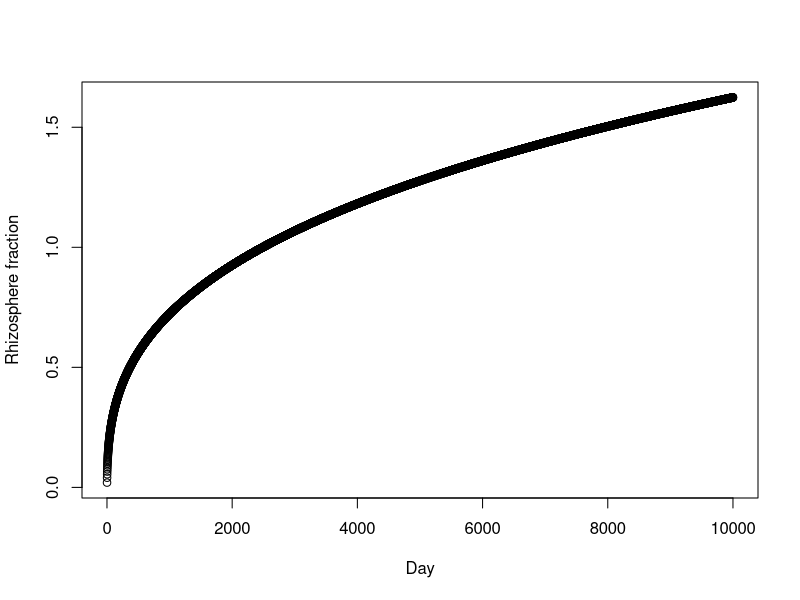
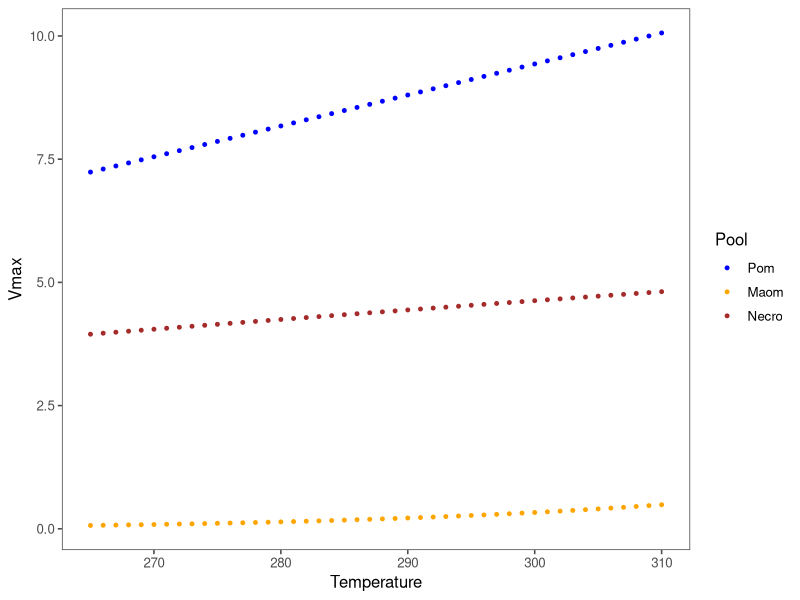
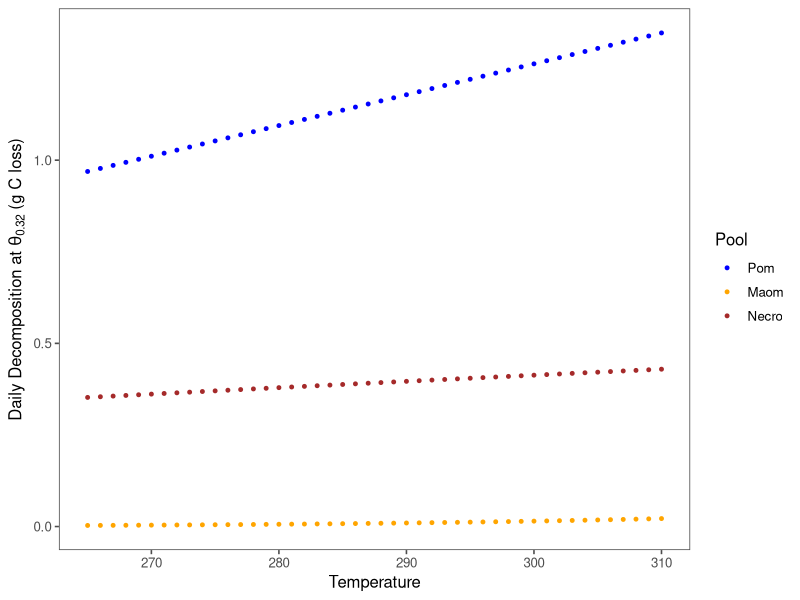
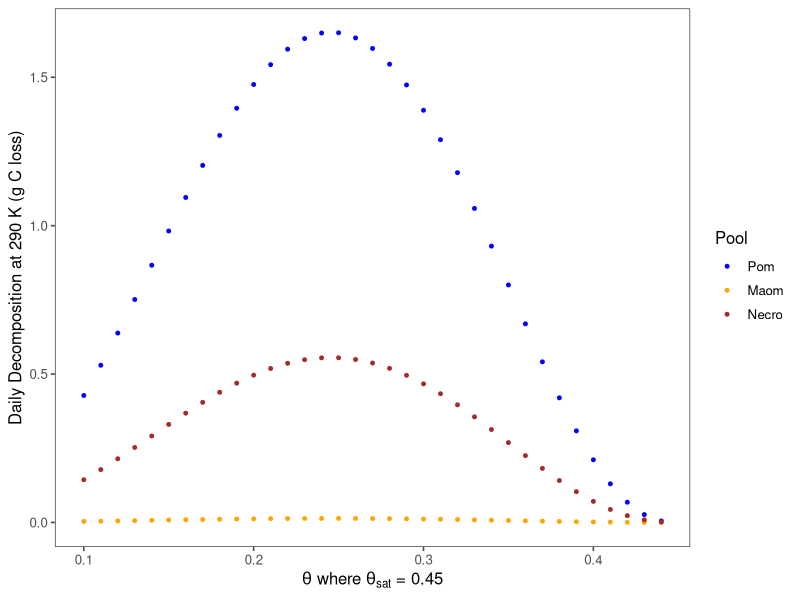
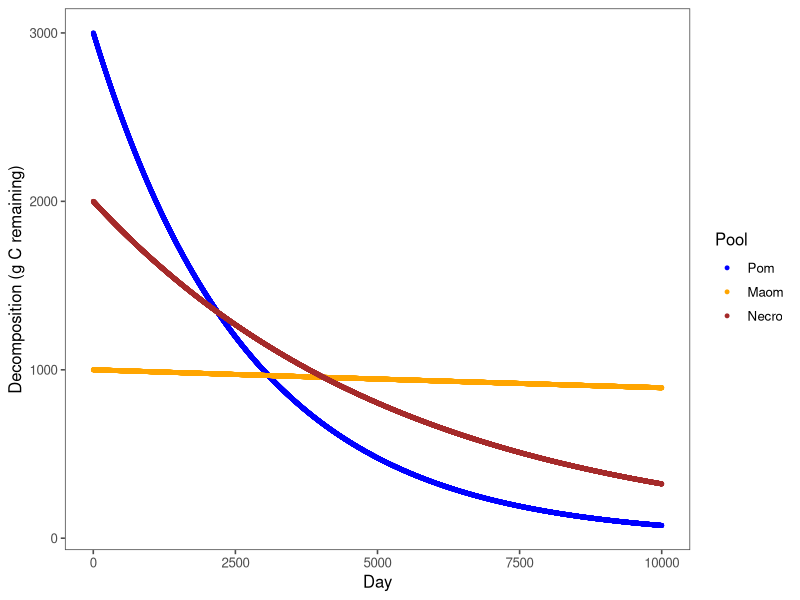
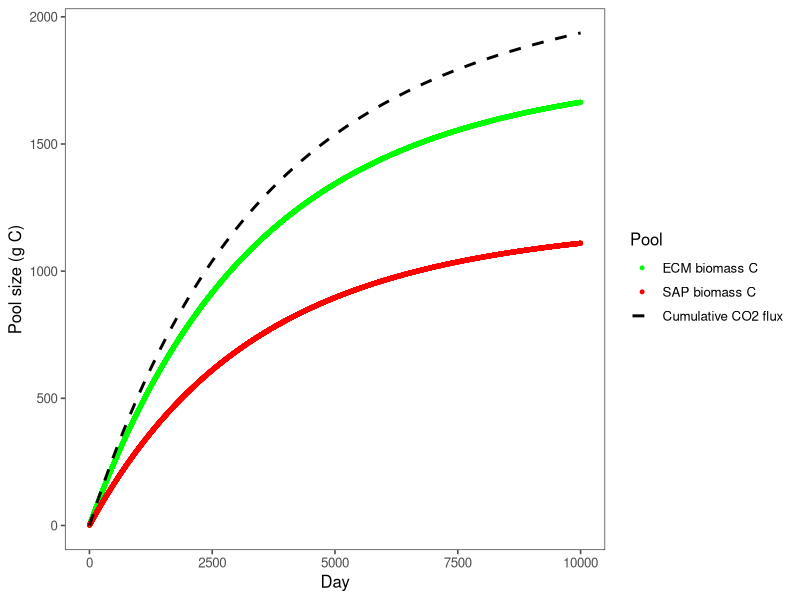

The R script that drew these images, in order:
## ---- chunk 1

# load packages and set random seed
packages <- c("ggplot2", "ggthemes", "scales")
#lapply(packages, install.packages, character.only = TRUE)
lapply(packages, library, character.only = TRUE)
set.seed(35)
## ---- chunk 2

# initial C pool sizes - p = pom, m = maom, n = necromass
cpools <- data.frame(
                    "bulkpc" = 3,        # bulk C pool size
                    "bulkmc" = 1,        # 
                    "bulknc" = 2,        #
                    "ecmmbc" = 0.001,    # ECM microbial biomass C pool size
                    "sapmbc" = 0.001,    # SAP microbial biomass C pool size
                    "cumco2" = 0         # cumulative CO2 flux
)
  
# daily temperature (temp) and vwc (theta)
dat <- data.frame(
                  "day"  = c(1:10000),
                  "temp" = rnorm(10000, 296, 0), 
                  "theta"= rnorm(10000, 0.33, 0)
)
head(dat)
## ---- chunk 3
# set parameters
theta <- 0.32                          # volumetric water content (vwc)
thetasat <- 0.45                       # vwc at field capacity
minrhiz <- 0.02                        # min fraction of soil that is rhizosphere
maxrhiz <- 0.5                         # max fraction of soil that is rhizosphere
startday <- 1                          # day to start
endday <- 365                          # day to end
yrtoday <- 1/365                       # conversion factor for year to daily step
chem_types <- c('Pom','Maom','Necro')  # pool names
params <- data.frame(
                    "Vmaxref_Pom" = 9.0,              # relative max decomp rate
                    "Vmaxref_Maom" = 0.25,            # ''
                    "Vmaxref_Necro"= 4.5,             # ''
                    "Ea_Pom" = 5e3,                   # enzyme affinity
                    "Ea_Maom" = 30e3,                 # ''
                    "Ea_Necro"= 3e3,                  # ''
                    "kC_Pom" = 0.01,                  # Michaelis constant
                    "kC_Maom" = 0.01,                 # ''
                    "kC_Necro"= 0.01,                 # ''
                    
                    "gas_diffusion_exp" = 0.6,        # not used
                    "minNecrobeC" = 1e-3,             # not used
                    "Tmic"= 0.25,                     # not used
                    "et" = 0.6,                       # not used
                    
                    "eup_Pom" = 0.6,                  # C uptake efficiency
                    "eup_Maom"= 0.1,                  # ''
                    "eup_Necro" = 0.6,                # ''
                    "ecm_advantage" = 0.6,            # competitive advangtage of ECM
                    
                    "frac_N_turnover_min" = 0.2,      # not used
                    "protection_rate_Pom" = 0.7,      # not used
                    "protection_rate_Maom" = 0.001,   # not used
                    "protection_rate_Necro" = 4.0,    # not used
                    "nup_Pom" = 0.3,                  # not used
                    "nup_Maom" = 0.3,                 # not used
                    "nup_Necro" = 0.3,                # not used
                    "CN_Necrobe" = 7,                 # not used
                    "max_immobilization_rate" = 3.65, # not used
                    "substrate_diffusion_exp" = 1.5,  # not used
                    "new_resp_units" = TRUE,          # not used
                    "iN_loss_rate" = 5.0,             # not used
                    "frac_turnover_Maom" = 0.2        # not used
)
# replaced the following parameter after "eup_Necro":
#"tProtected" = 100.0,

params[,1:5]
## ---- chunk 4

# rhizosphere fraction of potted plant - function of day, scaled to min and max rhizosphere size
rhizfrac <- function(x) {
  expo <- 1/3
  frng <- c(startday ^ expo, endday ^ expo)
  rhizfrac <- x ^ expo 
  rhizfrac <- rescale(rhizfrac, to = c(minrhiz, maxrhiz), from = frng)
  return(rhizfrac)
}

# plot rhizosphere function
plot(rhizfrac(day) ~ day, data = dat, ylab = "Rhizosphere fraction", xlab = "Day")
## ---- chunk 5

# Vmax - function of temperature, the universal gas constant (J/mol.K), vmaxref, and affinity
Vmax <- function (T, params, Tref=293.15, Rugas=8.314472) {
  Vmax <- data.frame(
                    params[paste('Vmaxref_', chem_types, sep = '')] * 
                    exp(-params[paste('Ea_', chem_types, sep = '')] * (1.0 / (Rugas * T) - 1.0 / (Rugas * Tref)))
                    )
  names(Vmax) <- chem_types
  return(Vmax)
}

# calculate Vmax for a span of temperatures
t <- c(265:310)
vm <- data.frame(Pom = rep(0, length(t)), Maom = rep(0, length(t)), Necro = rep(0, length(t)))
for (i in 1:length(t)) {
  vm[i,] <- Vmax(t[i], params)[1,]
}
vm <- cbind(t, vm)

# plot vmax ~ temperature
vp <- ggplot(data = vm) +
      geom_point(aes(x = t, y = Pom, color = "blue"),
            alpha = 1,
            size = 1) +
      geom_point( aes(x = t, y = Maom, color = "orange"),
            alpha = 1,
            size = 1) +
      geom_point(aes(x = t, y = Necro, color = "brown"),
            alpha = 1,
            size = 1) +
     labs(y = "Vmax",
          x = "Temperature")+
     scale_color_identity(name = "Pool",
                          breaks = c("blue", "orange", "brown"),
                          labels = c("Pom", "Maom", "Necro"),
                          guide = "legend")
vp + theme_few()
## ---- chunk 6

# decomposition rate - function of Vmax, theta, thetasat, C pool size, mic. biomass, and year to day scalar
decomp <- function(T, theta, thetasat, cpools, params, yrtoday, Tref=293.15, Rugas=8.314472) {
   # Vmax * (theta scalar * c pools scaled by mic. biomass C) * annual to daily scalar
    (
      params[paste('Vmaxref_', chem_types, sep = '')] * 
      exp(-params[paste('Ea_', chem_types, sep = '')] * 
      (1.0 / (Rugas * T) - 1.0 / (Rugas * Tref)))
    ) * 
    (
    ((theta / thetasat) ^ 3) * ((1 - (theta / thetasat)) ^ 2.5) * 
      (cpools[, 1:3] * (((cpools[, 4] + cpools[, 5]) / cpools[, 1:3]) / ((cpools[, 4] + cpools[, 5]) / cpools[, 1:3]) + params[,7:9]))
    ) *
    yrtoday
}

# calculate decomp for a span temperatures
vm2 <- (vm[,1])
dec <- data.frame(
                  bulkpc= rep(0, length(vm2)), 
                  bulkmc = rep(0, length(vm2)), 
                  bulknc = rep(0, length(vm2))
                  )
for (i in 1:length(vm[,1])) {
  dec[i,] <- decomp(vm2[i],theta, thetasat, cpools, params, yrtoday, Tref=293.15, Rugas=8.314472)
}
dec <- cbind(vm$t, dec)
colnames(dec)[1] <- "t"

# plot decomp ~ temperature
dp <- ggplot(data = dec) +
      geom_point(aes(x = t, y = bulkpc * 1000, color = "blue"),
            alpha = 1,
            size = 1) +
      geom_point(aes(x = t, y = bulkmc * 1000, color = "orange"),
            alpha = 1,
            size = 1) +
       geom_point(aes(x = t, y = bulknc * 1000, color = "brown"),
            alpha = 1,
            size = 1) +
     labs(y = expression(paste("Daily Decomposition at ", 
                    theta[0.32],
                    " (g C loss)", sep = "")),
          x = "Temperature")+
     scale_color_identity(name = "Pool",
                          breaks = c("blue", "orange", "brown"),
                          labels = c("Pom", "Maom", "Necro"),
                          guide = "legend")
dp + theme_few()

# calcuate decomp ~ theta
th <- seq(0.1, 0.55, 0.01)
t <- rep(290, length(th))
decth <- data.frame(
                  bulkpc= rep(0, length(th)), 
                  bulkmc = rep(0, length(th)), 
                  bulknc = rep(0, length(th))
                  )
for (i in 1:length(th)) {
  decth[i,] <- decomp(t[i],th[i], thetasat, cpools, params, yrtoday, Tref=293.15, Rugas=8.314472)
}
decth <- cbind(th, decth)

# plots decomp ~ theta
dt <- ggplot(data = decth[1:35,]) +
      geom_point(aes(x = th, y = bulkpc * 1000, color = "blue"),
            alpha = 1,
            size = 1) +
      geom_point(aes(x = th, y = bulkmc * 1000, color = "orange"),
            alpha = 1,
            size = 1) +
       geom_point(aes(x = th, y = bulknc * 1000, color = "brown"),
            alpha = 1,
            size = 1) +
     labs(y = "Daily Decomposition at 290 K (g C loss)",
          x = expression(paste(theta, " where ", theta[sat], " = 0.45", sep = "")))+
     scale_color_identity(name = "Pool",
                          breaks = c("blue", "orange", "brown"),
                          labels = c("Pom", "Maom", "Necro"),
                          guide = "legend")
dt + theme_few()
## ---- chunk 7

# model loop
modcpools <- data.frame("bulkpc" = rep(0, length(dat[,1])), 
                        "bulkmc" = rep(0, length(dat[,1])),
                        "bulknc" = rep(0, length(dat[,1])),
                        "ecmmbc" = rep(0, length(dat[,1])),
                        "sapmbc" = rep(0, length(dat[,1])),
                        "cumco2" = rep(0, length(dat[,1]))
                        )
modcpools[1,] <- cpools[1,]
for (i in 1:length(dat[,1])) {
  # calculate overall decomp
  deco <- decomp(dat$temp[i], dat$theta[i], thetasat, 
                 modcpools[i,], params, yrtoday, Tref=293.15, Rugas=8.314472)
  
  # calculate soil pool size
  modcpools[i+1, 1:3] <- modcpools[i, 1:3] - deco
  
  # calculate microbial uptake
  puptk <- deco[,1] * params$eup_Pom
  muptk <- deco[,2] * params$eup_Maom
  nuptk <- deco[,3] * params$eup_Necro
  tuptk <- sum(puptk, muptk, nuptk)
  modcpools$ecmmbc[i+1] <- modcpools$ecmmbc[i] + (tuptk * params$ecm_advantage)
  modcpools$sapmbc[i+1] <- modcpools$sapmbc[i] + (tuptk * (1-params$ecm_advantage))
   
  # calculate cumulative CO2 flux
  modcpools$cumco2[i+1] <- modcpools$cumco2[i] + (sum(deco) - tuptk)
}
modcpools <- cbind(1:10001, modcpools)
colnames(modcpools)[1] <- "day"
## ---- chunk 8

# plot model results for soil pools
dt <- ggplot(data = modcpools) +
      geom_point(aes(x = day, y = bulkpc * 1000, color = "blue"),
            alpha = 1,
            size = 1) +
      geom_point(aes(x = day, y = bulkmc * 1000, color = "orange"),
            alpha = 1,
            size = 1) +
       geom_point(aes(x = day, y = bulknc * 1000, color = "brown"),
            alpha = 1,
            size = 1) +
     labs(y = "Decomposition (g C remaining)",
          x = "Day")+
     scale_color_identity(name = "Pool",
                          breaks = c("blue", "orange", "brown"),
                          labels = c("Pom", "Maom", "Necro"),
                          guide = "legend")
dt + theme_few()

# plot model results for microbe pools and co2
dt <- ggplot(data = modcpools) +
      geom_point(aes(x = day, y = ecmmbc * 1000, color = "green"),
            alpha = 1,
            size = 1) +
      geom_point(aes(x = day, y = sapmbc * 1000, color = "red"),
            alpha = 1,
            size = 1) +
       geom_line(aes(x = day, y = cumco2 * 1000, color = "black"),
            alpha = 1,
            size = 1,
            linetype = "dashed") +
     labs(y = "Pool size (g C)",
          x = "Day")+
     scale_color_identity(name = "Pool",
                          breaks = c("green", "red", "black"),
                          labels = c("ECM biomass C", "SAP biomass C", "Cumulative CO2 flux"),
                          guide = "legend")
dt + theme_few()

